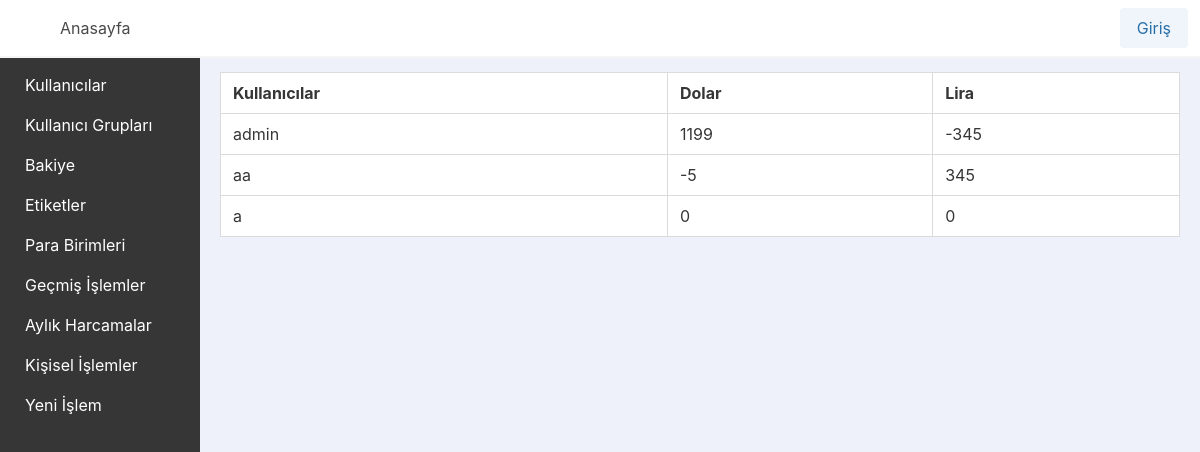
Before: /bakiye with the older database file.
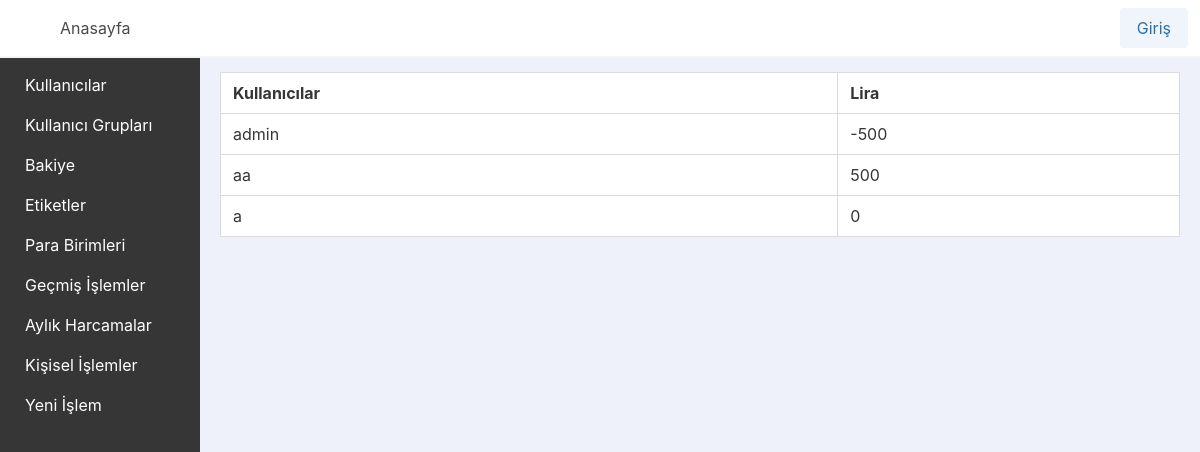
After: the same page with the newer database file.
### app_base/models.py (models this page shows, shortened)
class Currency(models.Model):
    name = models.CharField(max_length=255, unique=True)
    abbreviation = models.CharField(max_length=10, unique=True)

class MuUser(AbstractUser):
    username_validator = UnicodeUsernameValidator()
    username = models.CharField(_("Kullanıcı Adı"), max_length=150, unique=True, help_text=_("Max 150 karakter olabilir. Harfler, sayilar ve sadece @/./+/-/_ olabilir"), validators=[username_validator], error_messages={"unique": _("Bu isimde bir kullanici zaten var")})
    first_name = models.CharField(_("İsim"), max_length=150, blank=True)
    last_name = models.CharField(_("Soyisim"), max_length=150, blank=True)
    email = models.EmailField(_("email address"), blank=True)
    is_staff = models.BooleanField(_("Yönetici Durumu"), default=False, help_text=_("Kullanıcının bu yönetici paneline giriş yapabilmesini belirler."))
    is_active = models.BooleanField(_("active"), default=True, help_text=_("Designates whether this user should be treated as active. " "Unselect this instead of deleting accounts."))
    date_joined = models.DateTimeField(_("date joined"), default=timezone.now)
    currency = models.ForeignKey(Currency, on_delete=models.PROTECT, null=True)
    def calculate_currency_balance(self, currency):
        received = Islemler.objects.filter(kime_gitti=self, currency=currency).aggregate(sum=Sum("miktar"))["sum"] or 0
        sent = Islemler.objects.filter(kimden_geldi=self, currency=currency).aggregate(sum=Sum("miktar"))["sum"] or 0
        return received - sent

### app_base/views.py (the view)
# urls.py: path("bakiye", views.bakiye_view, name="bakiye_view_name"),
def bakiye_view(request):
    users = MuUser.objects.all()
    currencies = Currency.objects.all()
    user_balances = {}
    for user in users:
        user_balance = {}
        for currency in currencies:
            user_balance[currency.name] = user.calculate_currency_balance(currency)
        user_balances[user] = user_balance
    context = {
        "user_balances": user_balances,
        "currencies": currencies,
    }
    return render(request, "app_base/bakiye.html", context)

### app_base/templatetags/custom_filters.py (called while the page is built)
@register.filter
def get_key(dictionary, key):
    return dictionary.get(key, 0)

### app_base/templates/app_base/bakiye.html (shortened to what this page needs)
{% extends "base.html" %}
{% load custom_filters %}
{% block content %}
    <div class="container mt-4">
        <div class="table-container">
            <table class="table is-bordered is-fullwidth">
                <thead>
                    <tr>
                        <th>Kullanıcılar</th>
                        {% for currency in currencies %}<th>{{ currency.name }}</th>{% endfor %}
                    </tr>
                </thead>
                <tbody>
                    {% for user, balances in user_balances.items %}
                        <tr>
                            <td>{{ user.username }}</td>
                            {% for currency in currencies %}<td>{{ balances|default_if_none:0|get_key:currency.name }}</td>{% endfor %}
                        </tr>
                    {% endfor %}
                </tbody>
            </table>
        </div>
    </div>
{% endblock content %}

### templates/base.html (shortened to what this page needs)
{% load static %}
<!DOCTYPE html>
<html lang="en">
    <head>
        <link rel="stylesheet" href="https://cdn.jsdelivr.net/npm/bulma@0.9.4/css/bulma.min.css">
        <link href="https://cdn.jsdelivr.net/npm/select2@4.1.0-rc.0/dist/css/select2.min.css" rel="stylesheet" />
    </head>
    <body x-data="{ muside: false }">
        {% include "navbar.html" %}
        <div class="columns mx-0">
            <div class="column is-2 has-background-grey-darker" x-bind:class="{ 'is-hidden': muside }">{% include "sidebar.html" %}</div>
            <div class="column has-background-link-light main-content">
                {% block content %}
                {% endblock content %}
            </div>
        </div>
    </body>
</html>

### templates/navbar.html (shortened to what this page needs)
{% load static %}
<nav class="navbar has-background-white has-shadow" x-data="{ open: false }">
    <div class="navbar-brand">
        <a class="navbar-item" x-on:click="muside = !muside">
            <span class="iconify icon is-medium" data-icon="tabler:layout-sidebar-left-expand-filled"></span>
        </a>
    </div>
    <div id="navbarmenu_id" class="navbar-menu" x-bind:class="{ 'is-active': open }">
        <div class="navbar-start">
            <a class="navbar-item is-info is-light" href="{% url "home_view_name" %}">Anasayfa</a>
        </div>
        <div class="navbar-end">
            <div class="navbar-item">
                <div class="buttons">
                    {% if user.is_authenticated %}
                        <a class="button is-info is-light" href="{% url 'logout_view_name' %}">Çıkış</a>
                        <a class="button is-light" href="{% url 'passchange_view_name' %}">Şifre Değişimi</a>
                    {% else %}
                        <a class="button is-info is-light" href="{% url 'login_view_name' %}">Giriş</a>
                    {% endif %}
                </div>
            </div>
        </div>
    </div>
</nav>

### templates/sidebar.html (shortened to what this page needs)
<div class="menu-container">
    <aside class="menu ">
        <ul class="menu-list ">
            <li class="mt-2">
                <a class="button is-dark has-text-left" href="{% url 'muuserlist_view_name' %}">  Kullanıcılar</a>
            </li>
            <li>
                <a class="button is-dark has-text-left" href="{% url 'usergroups_view_name' %}">  Kullanıcı Grupları</a>
            </li>
            <li>
                <a class="button is-dark has-text-left" href="{% url 'bakiye_view_name' %}">  Bakiye</a>
            </li>
            <li>
                <a class="button is-dark has-text-left" href="{% url 'tag_list_name' %}">  Etiketler</a>
            </li>
            <li>
                <a class="button is-dark has-text-left" href="{% url 'currency_list' %}">  Para Birimleri</a>
            </li>
            <li>
                <a class="button is-dark has-text-left" href="{% url 'transaction_table_name' %}">  Geçmiş İşlemler </a>
            </li>
            <li>
                <a class="button is-dark has-text-left" href="{% url 'monthly_spendings_name' %}">  Aylık Harcamalar</a>
            </li>
            <li>
                <a class="button is-dark has-text-left" href="{% url 'transaction_list_name' %}"> Kişisel İşlemler</a>
            </li>
            <li>
                <a class="button is-dark has-text-left" href="{% url 'transaction_create_name' %}">  Yeni İşlem</a>
            </li>
        </ul>
    </aside>
</div>

Changed rows visible on the page:
removed Currency: name "Dolar", name "1199", name "-5", name "0"
computed for Currency "Lira": name "-345" → "-500"; name "345" → "500"
